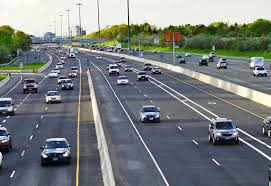
#> input picture images.jpg, 271 x 186 px, found by its file name
$ python cv_6.py
#> lines starting #> are read from the running program, lines starting #| are printed output that depends on the picture
import cv2
import numpy as np

img = cv2.imread("D:\images\images.jpg")
#> img is the input picture: shape (186, 271, 3); mean B, G, R 125, 125.3, 119.3

column = img.shape[1]
#> column = 271
row = img.shape[0]
#> row = 186

s = np.float32([(1,0,150),(0,1,70)])

shifted = cv2.warpAffine(img,s,(column,row))
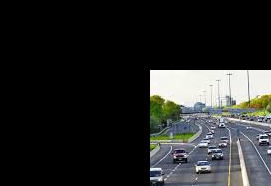
#> shifted: shape (186, 271, 3); mean B, G, R 40.2, 41.3, 39.9

cv2.imshow("Original Image",img)
cv2.imshow("Shifted Image",shifted)
cv2.waitKey(0)
cv2.destroyAllWindows()
